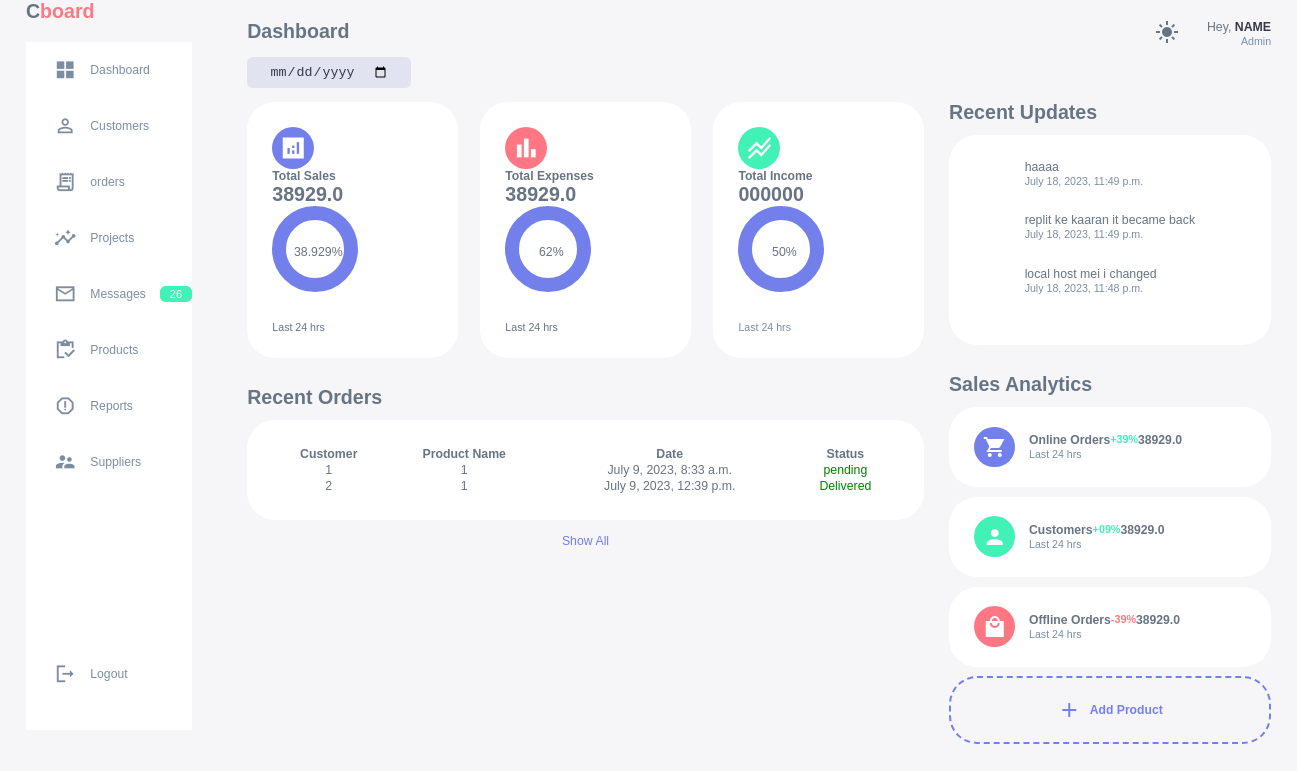
/index, run on the app's committed database.
### home/models.py (models this page shows, shortened)
class Order(models.Model):
    STATUS =(
        ('pending','pending'),
        ('Delivered', 'Delivered'),
    )
    customer=models.CharField(max_length=50,null=True)
    product=models.CharField(max_length=50,null=True)
    date_created=models.DateTimeField(null=True)
    status=models.CharField(max_length=50,null=True,choices=STATUS)

class Message(models.Model):
    value=models.CharField(max_length=1000000)
    date=models.DateTimeField(default=datetime.now,blank=True)
    user=models.CharField(max_length=10000)
    room=models.CharField(max_length=1000)

### home/views.py (the view)
# urls.py: path("index", views.index, name='index'),
def index(request):
    sales1=Product.objects.all()
    sales=sum(product.price for product in sales1)
    orde1=Order.objects.all()
    sale=sales*0.001
    dum=20
    mess = Message.objects.order_by('-date').first()
    mess2 = Message.objects.filter(pk__lt=mess.pk).latest('pk')
    mess3 = Message.objects.filter(pk__lt=mess2.pk).latest('pk')
    context={
        "orde1":orde1,
        "sales":sales,
        "mess":mess,
        "mess2":mess2,
        "mess3":mess3,
        "sale":sale,
        "dum":dum
    }
    return render(request, 'index.html',context)

### templates/index.html (shortened to what this page needs)
{% load static %}
<!DOCTYPE html>
<html lang="en">
<head>
  <link rel="stylesheet" href="{% static "style.css" %}"/>
</head>
<body>
  <div class="container">
    <aside>
      <div class="top">
        <div class="logo">
          <h2>C<span class="danger">board</span></h2>
        </div>
        <div class="sidebar">
          <a href="index">
            <span class="material-icons-sharp">grid_view</span>
            <h3>Dashboard</h3>
          </a>
          <a href="customers">
            <span class="material-icons-sharp">person_outline</span>
            <h3>Customers</h3>
          </a>
          <a href="orders">
            <span class="material-icons-sharp">receipt_long</span>
            <h3>orders</h3>
          </a>
          <a href="analytics">
            <span class="material-icons-sharp">insights</span>
            <h3>Projects</h3>
          </a>
          <a href="messages">
            <span class="material-icons-sharp">mail_outline</span>
            <h3>Messages</h3>
            <span class="message-count">26</span>
          </a>
          <a href="products">
            <span class="material-icons-sharp">inventory</span>
            <h3>Products</h3>
          </a>
          <a href="reports">
            <span class="material-icons-sharp">report_gmailerrorred</span>
            <h3>Reports</h3>
          </a>
          <a href="settings">
            <span class="material-icons-sharp">supervisor_account</span>
            <h3>Suppliers</h3>
          </a>
            <a href="">
              <span class="material-icons-sharp">logout</span>
              <h3>Logout</h3>
            </a>
        </div>
      </div>
    </aside>
    <main>
      <h1>Dashboard</h1>
      <div class="date">
        <input type="date">
      </div>
      <div class="insights">
        <div class="sales">
          <span class="material-icons-sharp">
            analytics</span>
          <div class="middle">
            <div class="left">
              <h3>Total Sales</h3>
              <h1>{{sales}}</h1>
            </div>
            <div class="progress">
              <svg>
                <circle cx='38' cy='38' r='36'></circle>
              </svg>
              <div class="number">
                <p>{{sale}}%</p>
              </div>
            </div>
          </div>
          <small class="text">Last 24 hrs</small>
        </div>
        <div class="expenses">
          <span class="material-icons-sharp">
            bar_chart</span>
          <div class="middle">
            <div class="left">
              <h3>Total Expenses</h3>
              <h1>{{sales}}</h1>
            </div>
            <div class="progress">
              <svg>
                <circle cx='38' cy='38' r='36'></circle>
              </svg>
              <div class="number">
                <p>62%</p>
              </div>
            </div>
          </div>
          <small class="text">Last 24 hrs</small>
        </div>
        <div class="income">
          <span class="material-icons-sharp">
            stacked_line_chart</span>
          <div class="middle">
            <div class="left">
              <h3>Total Income</h3>
              <h1>000000</h1>
            </div>
            <div class="progress">
              <svg>
                <circle cx='38' cy='38' r='36'></circle>
              </svg>
              <div class="number">
                <p>50%</p>
              </div>
            </div>
          </div>
          <small class="text-muted">Last 24 hrs</small>
        </div>
      </div>
      <div class="recent-order">
        <h2>Recent Orders</h2>
        <table>
          <thead>
            <tr>
              <th>Customer</th>
              <th>Product Name</th>
              <th>Date</th>
              <th>Status</th>
            </tr>
          {% for item in orde1 %}
        <tr class="my-row">
            <td>{{item.customer}}</td>
            <td>{{item.product}}</td>
            <td>{{item.date_created}}</td>
            <td><span style='color:green'>{{item.status}}
        </tr>
        {% endfor %}
      </thead>
        </table>
        <a href="orders">Show All</a>
      </div>
    </main>
    <div class="right">
      <div class="top">
        <div class="theme-Toggler">
          <span class="material-icons-sharp active">light_mode</span>
        </div>
        <div class="profile">
          <div class="info">
            <p>Hey, <b>NAME</b></p>
            <small class="text-muted">Admin</small>
            <div class="profile-photo">
            </div>
          </div>
        </div>
      </div>
        <div class="recent-updates">
          <h2>Recent Updates</h2>
          <div class="updates">
            <div class="update">
              <div class="profile-photo">
              </div>
              <div class="message">
                <p><b>{{mess.user}}</b>{{mess.value}}</p>
                <small class="text-muted">{{mess.date}}</small>
              </div>
            </div>
              <div class="update">
                <div class="profile-photo">
                </div>
                <div class="message">
                  <p><b>{{mess2.user}}</b> {{mess2.value}}</p>
                  <small class="text-muted">{{mess2.date}}</small>
                </div>
              </div>
                <div class="update">
                  <div class="profile-photo">
                  </div>
                  <div class="message">
                    <p><b>{{mess3.user}}</b>{{mess3.value}}</p>
                    <small class="text-muted">{{mess3.date}}</small>
                  </div>
                </div>
              </div>
            </div>
            <div class="sales-analytics">
              <h2>Sales Analytics</h2>
              <div class="item online">
                <div class="icon">
                  <span class="material-icons-sharp">shopping_cart</span>
                </div>
                <div class="right">
                  <div class="info">
                    <h3>Online Orders</h3>
                    <small class="text-muted">Last 24 hrs</small>
                  </div>
                  <h5 class="success">+39%</h5>
                  <h3>{{sales}}</h3>
                </div>
              </div>
              <div class="item customers">
                <div class="icon">
                  <span class="material-icons-sharp">person</span>
                </div>
                <div class="right">
                  <div class="info">
                    <h3>Customers</h3>
                    <small class="text-muted">Last 24 hrs</small>
                  </div>
                  <h5 class="success">+09%</h5>
                  <h3>{{sales}}</h3>
                </div>
              </div>
              <div class="item offline">
                <div class="icon">
                  <span class="material-icons-sharp">local_mall</span>
                </div>
                <div class="right">
                  <div class="info">
                    <h3>Offline Orders</h3>
                    <small class="text-muted">Last 24 hrs</small>
                  </div>
                  <h5 class="danger">-39%</h5>
                  <h3>{{sales}}</h3>
                </div>
              </div>
              <a href="addproducts">
              <div class="item add-product">
                <div>
                  <span  class="material-icons-sharp">add</span>
                  <h3>Add Product</h3>
                </div>
              </div></a>
            </div>
          </div>
        </div>
</body>
</html>

### data on the page
Order: customer "1", product "1", date_created "July 9, 2023, 8:33 a.m.", status "pending"
Order: customer "2", product "1", date_created "July 9, 2023, 12:39 p.m.", status "Delivered"
Message: value "haaaa", date "July 18, 2023, 11:49 p.m."
Message: value "replit ke kaaran it became back", date "July 18, 2023, 11:49 p.m."
Message: value "local host mei i changed", date "July 18, 2023, 11:48 p.m."

### other printed values
{{ sales }} "38929.0"
{{ sale }} "38.929"
